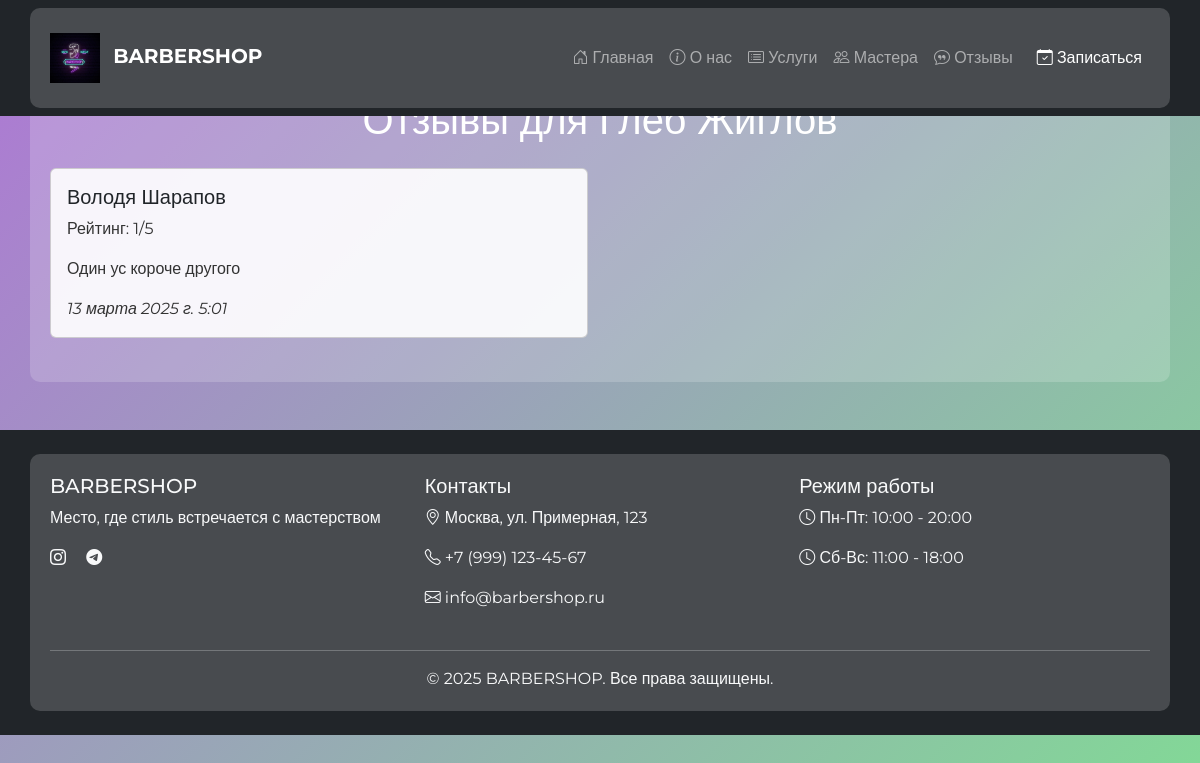
The page /master_reviews/2/ on the database as committed earlier.
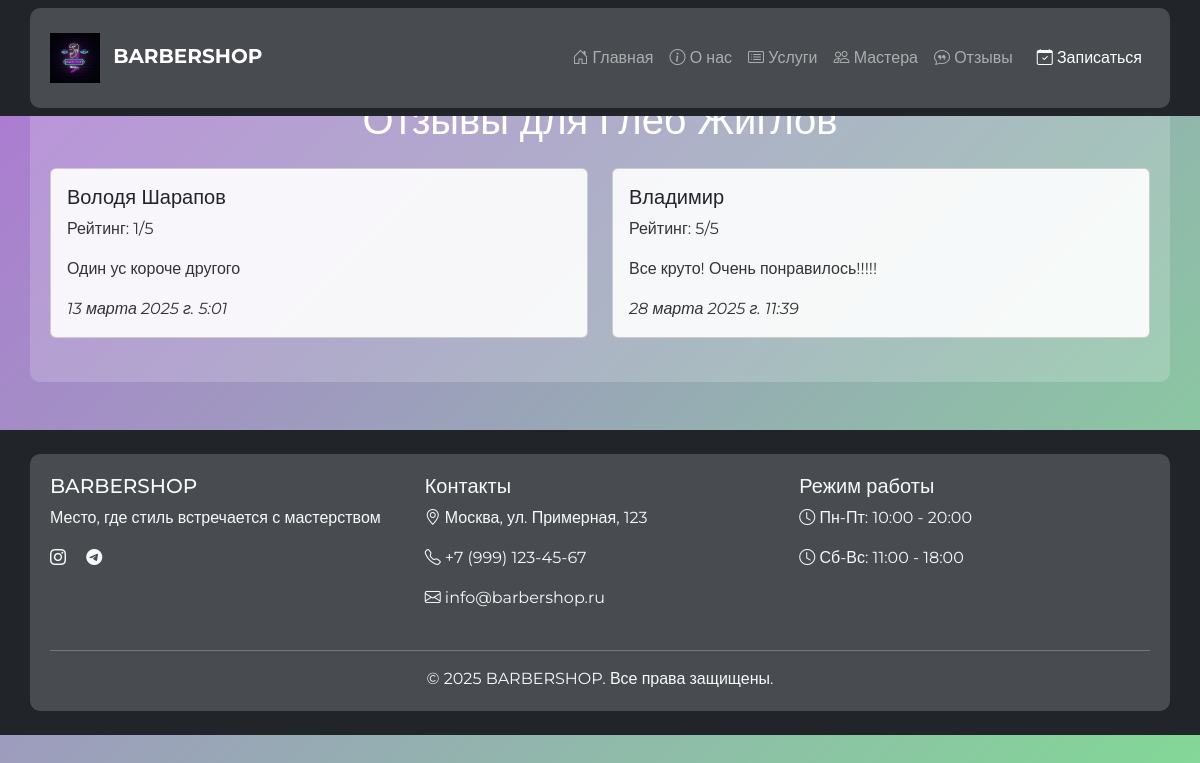
The same page on the database as committed later.
### booking/models.py (models this page shows, shortened)
class Review(models.Model):
    master = models.ForeignKey(Master, on_delete=models.CASCADE, verbose_name="Мастер")
    client_name = models.CharField(max_length=100, verbose_name="Имя клиента")
    comment = models.TextField(max_length=500, verbose_name="Комментарий")
    rating = models.IntegerField(verbose_name="Рейтинг")
    date = models.DateTimeField(auto_now_add=True, verbose_name="Дата отзыва")
    is_approved = models.BooleanField(default=False, verbose_name="Одобрен")
    class Meta:
        verbose_name = "Отзыв"
        verbose_name_plural = "Отзывы"

### booking/views.py (the view)
# urls.py: path('master_reviews/<int:master_id>/', views.master_reviews, name='master_reviews'),
def master_reviews(request, master_id):
    master = get_object_or_404(Master, id=master_id)
    reviews = Review.objects.filter(master=master)
    return render(request, 'master_reviews.html', {'master': master, 'reviews': reviews})

### booking/templates/master_reviews.html (shortened to what this page needs)
{% extends 'base.html' %}
{% load static %}
{% block content %}
    <h1 class="text-center mb-4">Отзывы для {{ master.name }}</h1>
    <div class="row">
        {% for review in reviews %}
            <div class="col-md-6 mb-4">
                <div class="card">
                    <div class="card-body">
                        <h5 class="card-title">{{ review.client_name }}</h5>
                        <p class="card-text">Рейтинг: {{ review.rating }}/5</p>
                        <p class="card-text">{{ review.comment }}</p>
                        <p class="card-text"><em>{{ review.date }}</em></p>
                    </div>
                </div>
            </div>
        {% endfor %}
    </div>
{% endblock %}

Rows that differ between the two databases and show on the page:
added Review: client_name "Владимир", rating "5", comment "Все круто! Очень понравилось!!!!!", date "28 марта 2025 г. 11:39"
